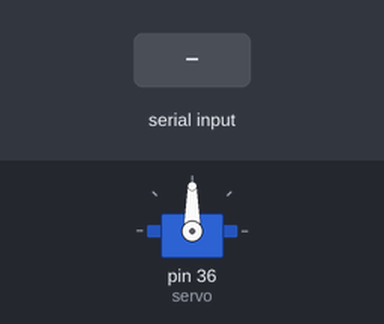
A sketch run on a simulated Arduino Mega 2560, built with avr-gcc and run on an emulated ATmega2560. On the bench: servo. The test bench sets the inputs (shaded band).

Above: at 1.2 s.
1.3 s: "90,45\n" received over Serial
At 1.51 s:
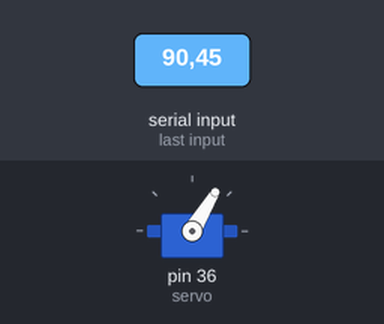
Timing chart, 0 to 4.3 s (numbered marks = the images above; inputs shaded):
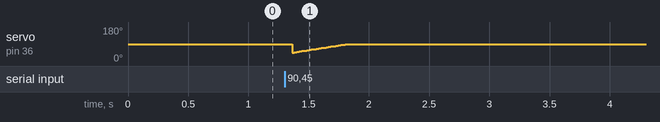

The sketch:

SeminarskiNP1.ino
```cpp
#include <Servo.h>
Servo servo;
String readString = "";
int motor1;
int motor2;
void setup(){
  Serial.begin(9600);
  servo.attach(36);
  servo.write(90);
}
void loop(){
while (Serial.available() > 0){
delay(10);
    if(Serial.available() >0) {
      char c = Serial.read();
      readString += c;
    }
    else servo.write(90);
}
if (readString.length() == 6){
String m1 = readString.substring(0, 3);
String m2 = readString.substring(3, 6);
char chararray1[6];
char chararray2[6];
m1.toCharArray(chararray1, sizeof(chararray1));
motor1 = atoi(chararray1);
m2.toCharArray(chararray2, sizeof(chararray2));
motor2 = atoi(chararray2);
if(motor2 < motor1){
  for(int i = motor2; i <= motor1; i++){
  servo.write(i);
  delay(10);
}}
if(motor2 > motor1){
  for(int i = motor2; i>= motor1; i--){
  servo.write(i);
  delay(10);
  }
}}
readString = "";
}
```
